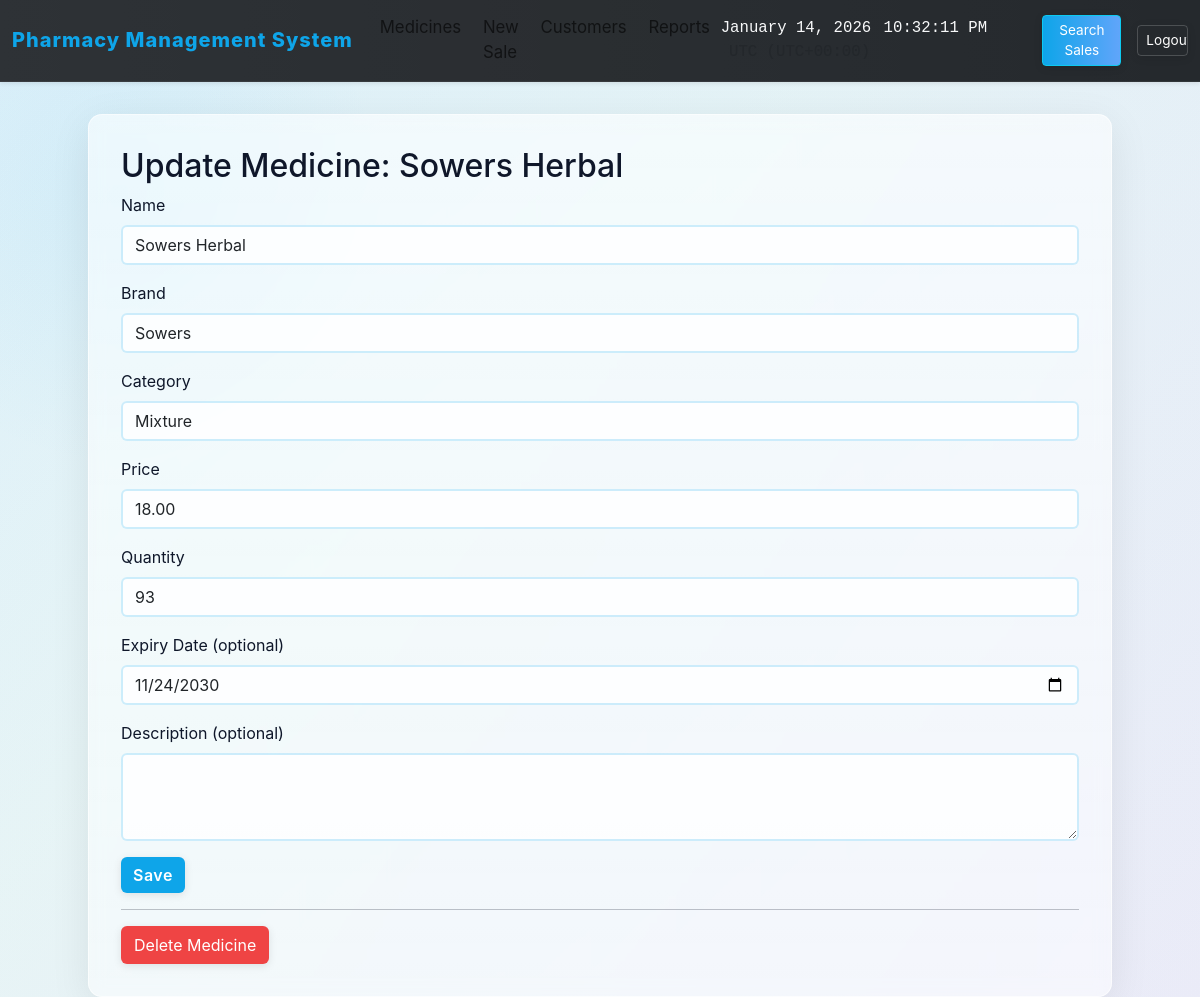
/medicines/update/4 (signed in), run on the app's committed database.
### models.py (models this page shows, shortened)
class Medicine(db.Model):
    id = db.Column(db.Integer, primary_key=True)
    name = db.Column(db.String(120), nullable=False)
    brand = db.Column(db.String(120))
    price = db.Column(db.Float, nullable=False)
    quantity = db.Column(db.Integer, nullable=False, default=0)
    expiry_date = db.Column(db.Date, nullable=True)
    category = db.Column(db.String(80))
    description = db.Column(db.Text)

### app.py (the view, shortened to what this page needs)
    @app.route('/medicines/update/<int:med_id>', methods=['GET', 'POST'])
    @admin_required
    def update_medicine(med_id):
        med = Medicine.query.get_or_404(med_id)
        return render_template('update_medicine.html', med=med)

### templates/update_medicine.html (shortened to what this page needs)
{% extends 'base.html' %}
{% block content %}
  <h2>Update Medicine: {{med.name}}</h2>
  <form method="post">
    <div class="mb-3">
      <label class="form-label">Name</label>
      <input class="form-control" name="name" value="{{med.name}}" required>
    </div>
    <div class="mb-3">
      <label class="form-label">Brand</label>
      <input class="form-control" name="brand" value="{{med.brand or ''}}">
    </div>
    <div class="mb-3">
      <label class="form-label">Category</label>
      <input class="form-control" name="category" value="{{med.category or ''}}">
    </div>
    <div class="mb-3">
      <label class="form-label">Price</label>
      <input class="form-control" name="price" type="number" step="0.01" value="{{'%.2f'|format(med.price)}}" required>
    </div>
    <div class="mb-3">
      <label class="form-label">Quantity</label>
      <input class="form-control" name="quantity" type="number" value="{{med.quantity}}" required>
    </div>
    <div class="mb-3">
      <label class="form-label">Expiry Date (optional)</label>
      <input class="form-control" name="expiry_date" type="date" value="{{med.expiry_date}}">
    </div>
    <div class="mb-3">
      <label class="form-label">Description (optional)</label>
      <textarea class="form-control" name="description" rows="3">{{med.description or ''}}</textarea>
    </div>
    <button class="btn btn-primary">Save</button>
  </form>
  {% if session.get('is_admin') %}
  <hr>
  <form method="post" action="/medicines/delete/{{med.id}}" onsubmit="return confirm('Delete this medicine?');">
    <button class="btn btn-danger">Delete Medicine</button>
  </form>
  {% endif %}
{% endblock %}

### static/animations.css (style rules this page uses)
.btn { position: relative; overflow: hidden; transition: all 0.2s cubic-bezier(0.34, 1.56, 0.64, 1); box-shadow: 0 2px 8px rgba(0, 0, 0, 0.1); }
.btn::before { content: ''; position: absolute; top: 50%; left: 50%; width: 0; height: 0; border-radius: 50%; background: rgba(255, 255, 255, 0.5); transform: translate(-50%, -50%); pointer-events: none; }
.btn-primary { background: linear-gradient(135deg, #0ea5e9 0%, #0284c7 100%); border: none; font-weight: 600; letter-spacing: 0.5px; }
.form-control, .form-select { transition: all 0.3s cubic-bezier(0.4, 0, 0.2, 1); border: 2px solid rgba(14, 165, 233, 0.2); background: rgba(255, 255, 255, 0.8); }
.form-control::placeholder { opacity: 0.6; transition: opacity 0.3s; }

### templates/base.html (style rules this page uses)
:root { --primary-blue: #0ea5e9; --accent-green: #16a34a; --danger-red: #ef4444; --glass-white: rgba(255,255,255,0.75); --glass-border: rgba(255,255,255,0.6); --muted: rgba(0,0,0,0.6); }
html,body { height:100%; }
body { background: linear-gradient(135deg, rgba(14,165,233,0.12) 0%, rgba(16,185,129,0.06) 40%, rgba(239,68,68,0.04) 100%), radial-gradient( circle at 10% 20%, rgba(14,165,233,0.06), transparent 20%), linear-gradient(120deg, #f8fafc 0%, #eaf2ff 100%); min-height: 100vh; font-family: -apple-system, BlinkMacSystemFont, 'Segoe UI', Roboto, 'Helvetica Neue', Arial; color: #0f172a; }
.btn-primary { background:var(--primary-blue);border-color:transparent;color:#fff }
.btn-danger { background:var(--danger-red);border-color:transparent;color:#fff }

### data on the page
Medicine: name "Sowers Herbal", brand "Sowers", category "Mixture", price "18.00", quantity "93", expiry_date "11/24/2030"
